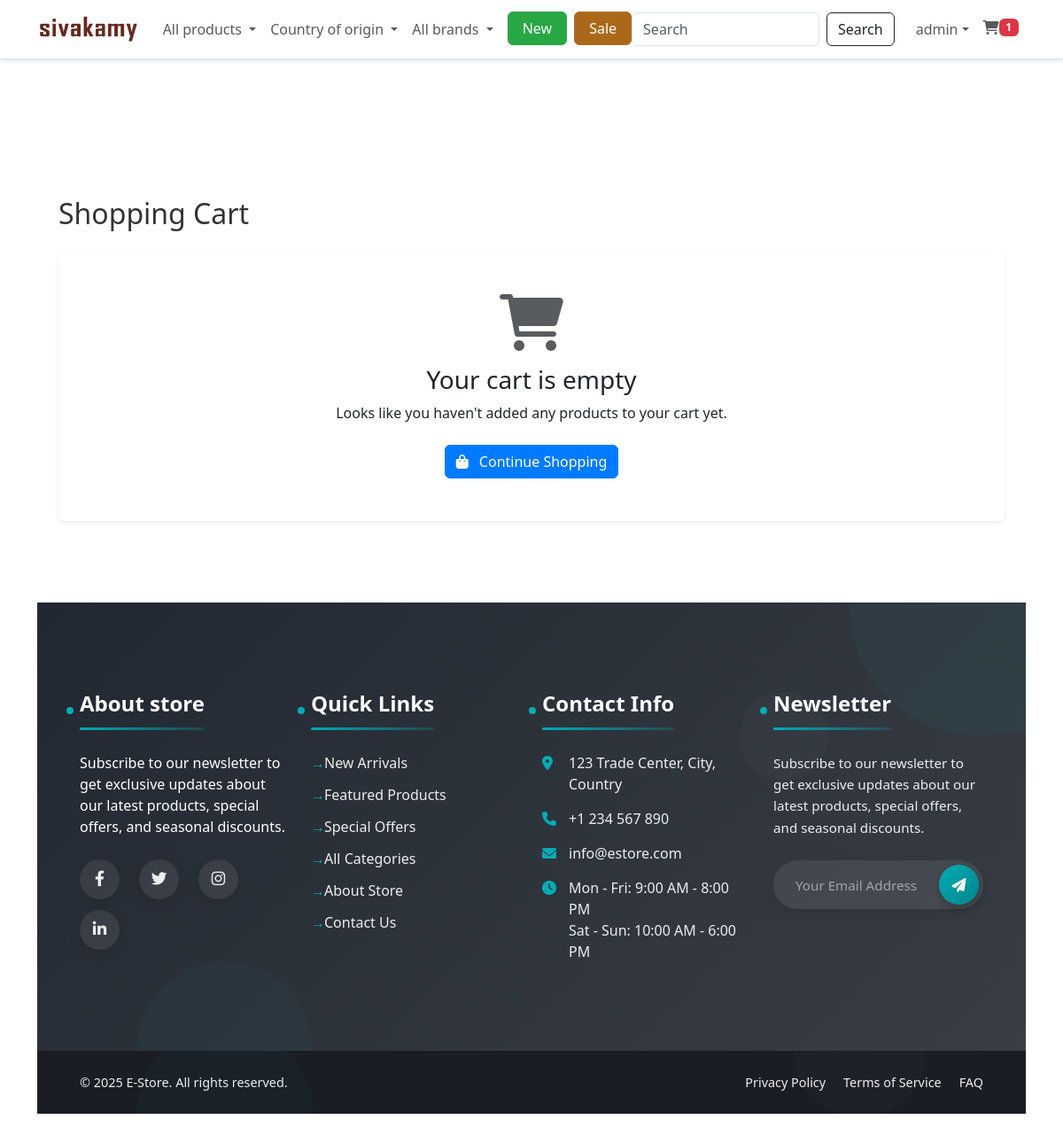
Screenshot of /?controller=cart (signed in) with the database file from the repository.
### tables this page shows
CREATE TABLE IF NOT EXISTS `settings` (
  `id` int NOT NULL AUTO_INCREMENT,
  `key` varchar(100) NOT NULL,
  `value` text,
  `group` varchar(50) DEFAULT 'general',
  `created_at` timestamp NULL DEFAULT CURRENT_TIMESTAMP,
  `updated_at` timestamp NULL DEFAULT CURRENT_TIMESTAMP ON UPDATE CURRENT_TIMESTAMP,
  PRIMARY KEY (`id`),
  UNIQUE KEY `key` (`key`)
);

CREATE TABLE IF NOT EXISTS `about_store` (
  `id` int NOT NULL AUTO_INCREMENT,
  `title` varchar(255) NOT NULL,
  `content` text NOT NULL,
  `image_path` varchar(255) DEFAULT NULL,
  `created_at` timestamp NOT NULL DEFAULT CURRENT_TIMESTAMP,
  `updated_at` timestamp NOT NULL DEFAULT CURRENT_TIMESTAMP ON UPDATE CURRENT_TIMESTAMP,
  PRIMARY KEY (`id`)
);

### app/views/customer/cart/index.php (the view, shortened to what the rows shown need)
<?php
require_once APP_PATH . 'views/customer/layouts/header.php';
?>
<div class="container py-5">
    <h1 class="mb-4 fs-2">Shopping Cart</h1>
    <?php if(empty($cartItems)): ?>
        <div class="card border-0 shadow-sm">
            <div class="card-body text-center py-5">
                <i class="fas fa-shopping-cart fa-4x text-muted mb-3"></i>
                <h3>Your cart is empty</h3>
                <p class="mb-4">Looks like you haven't added any products to your cart yet.</p>
                <a href="<?php echo BASE_URL; ?>?controller=product&action=index" class="btn btn-primary">
                    <i class="fas fa-shopping-bag me-2"></i> Continue Shopping
                </a>
            </div>
        </div>
    <?php endif; ?>
</div>
<?php require_once APP_PATH . 'views/customer/layouts/footer.php'; ?>

### app/views/customer/layouts/header.php (shortened to what the rows shown need)
<!DOCTYPE html>
<html lang="en">
<head>
    <link href="https://cdn.jsdelivr.net/npm/bootstrap@5.3.0-alpha1/dist/css/bootstrap.min.css" rel="stylesheet">
    <link rel="stylesheet" href="https://cdnjs.cloudflare.com/ajax/libs/font-awesome/6.0.0/css/all.min.css">
    <link rel="stylesheet" href="https://cdnjs.cloudflare.com/ajax/libs/animate.css/4.1.1/animate.min.css">
    <link rel="stylesheet" href="<?php echo BASE_URL; ?>assets/css/style.css">
</head>
<body style="background-color: #fff;" class="mobile-nav-fixed d-flex flex-column min-vh-100">
    <?php
    $settingModel = new Setting();
    $siteLogo = $settingModel->getSetting('site_logo');
    $siteName = $settingModel->getSetting('site_name') ?: 'Sivakamy';
    ?>
    <nav class="navbar navbar-expand-lg navbar-light bg-white border-bottom d-none d-md-block">
        <div class="container">
            <a class="navbar-brand fw-bold" href="<?php echo BASE_URL; ?>">
                <?php if(!empty($siteLogo) && file_exists(UPLOAD_PATH . $siteLogo)): ?>
                    <img src="<?php echo BASE_URL . 'public/uploads/' . htmlspecialchars($siteLogo); ?>" alt="<?php echo htmlspecialchars($siteName); ?>" style="max-height: 40px;">
                <?php else: ?>
                    <?php echo htmlspecialchars($siteName); ?>
                <?php endif; ?>
            </a>
            <div class="collapse navbar-collapse" id="navbarSupportedContent">
                <ul class="navbar-nav me-auto mb-2 mb-lg-0">
                    <li class="nav-item dropdown">
                        <a class="nav-link dropdown-toggle" href="#" id="categoryDropdown" role="button" data-bs-toggle="dropdown" aria-expanded="false">
                            All products
                        </a>
                    </li>
                    <li class="nav-item dropdown">
                        <a class="nav-link dropdown-toggle" href="#" id="countryDropdown" role="button" data-bs-toggle="dropdown" aria-expanded="false">
                            Country of origin
                        </a>
                    </li>
                    <li class="nav-item dropdown">
                        <a class="nav-link dropdown-toggle" href="#" id="brandDropdown" role="button" data-bs-toggle="dropdown" aria-expanded="false">
                            All brands
                        </a>
                    </li>
                    <li class="nav-item ms-2">
                        <a href="#" class="btn btn-success px-3 fw-medium" style="background-color: #28a745; border-color: #28a745;">New </a>
                    </li>
                    <li class="nav-item ms-2">
                        <a href="#" class="btn btn-success px-3 fw-medium" style="background-color:rgb(172, 104, 26); border-color:rgb(167, 116, 40);">Sale</a>
                    </li>
                </ul>
                <div class="d-lg-flex flex-column flex-lg-row align-items-start align-items-lg-center mt-3 mt-lg-0">
                    <form class="d-none d-md-flex w-100 mb-3 mb-lg-0 me-lg-2" action="<?php echo BASE_URL; ?>?controller=product&action=search" method="GET">
                        <input class="form-control me-2" type="search" name="keyword" placeholder="Search" aria-label="Search">
                        <button class="btn btn-outline-dark" type="submit">Search</button>
                    </form>
                    <ul class="navbar-nav ms-lg-2">
                        <?php if(isLoggedIn()) : ?>
                            <li class="nav-item dropdown">
                                <a class="nav-link dropdown-toggle d-flex align-items-center" href="#" id="navbarDropdown" role="button" data-bs-toggle="dropdown" aria-expanded="false">
                                    <span><?php echo $_SESSION['user_name']; ?></span>
                                </a>
                            </li>
                        <?php endif; ?>
                        <li class="nav-item">
                            <a class="nav-link d-flex align-items-center" href="<?php echo BASE_URL; ?>?controller=cart">
                                <i class="fas fa-shopping-cart"></i>
                                <?php if(isLoggedIn()) : ?>
                                    <span class="badge bg-danger cart-count">
                                        <?php
                                            $cartModel = new Cart();
                                            echo $cartModel->getCartCount($_SESSION['user_id']);
                                        ?>
                                    </span>
                                <?php endif; ?>
                            </a>
                        </li>
                    </ul>
                </div>
            </div>
        </div>
    </nav>
    <main class="container py-4">
    <main class="container py-4">

### app/views/customer/layouts/footer.php (shortened to what the rows shown need)
</main>
<footer class="full-width-section">
    <div class="footer-top">
        <div class="footer-decoration circle-1"></div>
        <div class="footer-decoration circle-2"></div>
        <div class="container-fluid px-4 px-xl-5 max-width-1400">
            <div class="row">
                <div class="col-lg-3 col-md-6">
                    <div class="footer-widget">
                        <?php
                        $aboutTitle = 'About Our Store';
                        $aboutContent = 'Your one-stop shop for quality products. We offer the best deals and fast delivery to your doorstep with a satisfaction guarantee on all purchases.';
                        if (isset($GLOBALS['db'])) {
                            try {
                                require_once APP_PATH . 'models/AboutStore.php';
                                $aboutStore = new AboutStore($GLOBALS['db']);
                                $aboutEntries = $aboutStore->getAll();
                                if (!empty($aboutEntries[0])) {
                                    $aboutTitle = htmlspecialchars($aboutEntries[0]['title']);
                                    $aboutContent = $aboutEntries[0]['content'];
                                }
                            } catch (Exception $e) {
                                error_log('Error loading about store content: ' . $e->getMessage());
                            }
                        }
                        ?>
                        <h4><a href="<?php echo BASE_URL; ?>?controller=about&action=index" style="color: inherit; text-decoration: none;"><?php echo $aboutTitle; ?></a></h4>
                        <div class="about-content">
                            <?php
                            $shortContent = strip_tags($aboutContent);
                            $shortContent = strlen($shortContent) > 150 ? substr($shortContent, 0, 150) . '...' : $shortContent;
                            echo $shortContent;
                            ?>
                        </div>
                        <div class="social-links">
                            <a href="#"><i class="fab fa-facebook-f"></i></a>
                            <a href="#"><i class="fab fa-twitter"></i></a>
                            <a href="#"><i class="fab fa-instagram"></i></a>
                            <a href="#"><i class="fab fa-linkedin-in"></i></a>
                        </div>
                    </div>
                </div>
                <div class="col-lg-3 col-md-6">
                    <div class="footer-widget">
                        <h4>Quick Links</h4>
                        <ul class="footer-links">
                            <li><a href="<?php echo BASE_URL; ?>?controller=product&action=new">New Arrivals</a></li>
                            <li><a href="<?php echo BASE_URL; ?>?controller=product&action=featured">Featured Products</a></li>
                            <li><a href="<?php echo BASE_URL; ?>?controller=product&action=sale">Special Offers</a></li>
                            <li><a href="<?php echo BASE_URL; ?>?controller=category&action=all">All Categories</a></li>
                            <li><a href="<?php echo BASE_URL; ?>?controller=about&action=index">About Store</a></li>
                            <li><a href="<?php echo BASE_URL; ?>?controller=page&action=contact">Contact Us</a></li>
                        </ul>
                    </div>
                </div>
                <div class="col-lg-3 col-md-6">
                    <div class="footer-widget">
                        <h4>Contact Info</h4>
                        <ul class="contact-info">
                            <li>
                                <i class="fas fa-map-marker-alt"></i>
                                123 Trade Center, City, Country
                            </li>
                            <li>
                                <i class="fas fa-phone"></i>
                                +1 234 567 890
                            </li>
                            <li>
                                <i class="fas fa-envelope"></i>
                                info@estore.com
                            </li>
                            <li>
                                <i class="fas fa-clock"></i>
                                Mon - Fri: 9:00 AM - 8:00 PM<br>
                                Sat - Sun: 10:00 AM - 6:00 PM
                            </li>
                        </ul>
                    </div>
                </div>
                <div class="col-lg-3 col-md-6">
                    <div class="footer-widget">
                        <h4>Newsletter</h4>
                        <p>Subscribe to our newsletter to get exclusive updates about our latest products, special offers, and seasonal discounts.</p>
                        <form class="newsletter-form">
                            <input type="email" placeholder="Your Email Address" required>
                            <button type="submit"><i class="fas fa-paper-plane"></i></button>
                        </form>
                    </div>
                </div>
            </div>
        </div>
    </div>
    <div class="footer-bottom">
        <div class="container-fluid px-4 px-xl-5 max-width-1400">
            <div class="footer-bottom-content">
                <p class="copyright-text">&copy; <?php echo date('Y'); ?> E-Store. All rights reserved.</p>
                <div class="footer-bottom-links">
                    <a href="<?php echo BASE_URL; ?>?controller=page&action=privacy">Privacy Policy</a>
                    <a href="<?php echo BASE_URL; ?>?controller=page&action=terms">Terms of Service</a>
                    <a href="<?php echo BASE_URL; ?>?controller=page&action=faq">FAQ</a>
                </div>
            </div>
        </div>
    </div>
</footer>
</body>
</html>

### rows the page displays
settings: value (picture)
about_store: title "About store", content "Subscribe to our newsletter to get exclusive updates about our latest products, special offers, and seasonal discounts."

### other values shown
$_SESSION['user_name'] "admin"
$cartModel->getCartCount($_SESSION['user_id']) "1"
